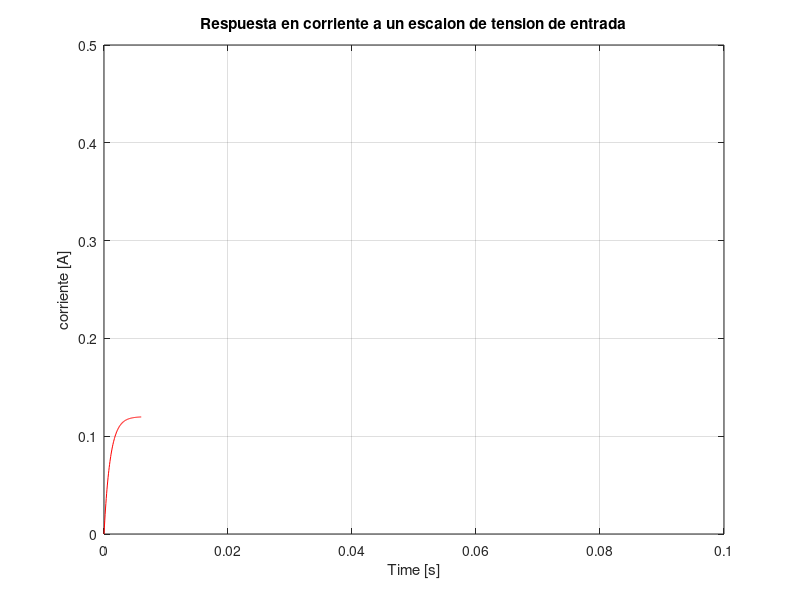

MATLAB code for this plot:
%Respuesta del circuito RL
%--------------------------------------------------------------------------

%Definimos las constantes

R = 100;
L = 0.1;
V = 12;

%--------------------------------------------------------------------------

%Definimos la planta

num = [1];
num2 = [L 0];
den = [L R];

Vl = tf(num2,den)
I = tf(num,den)

%Vemaos la respuesta al escal�n

subplot(2,1,1)
step(V*Vl)
grid on
title('Respuesta en tension a un escalon de tension de entrada')
ylabel('tension [V]')
axis([0 0.1 0 13])

subplot(2,1,2)
step(V*I,'r')
grid on
title('Respuesta en corriente a un escalon de tension de entrada')
ylabel('corriente [A]')
axis([0 0.1 0 0.5])




